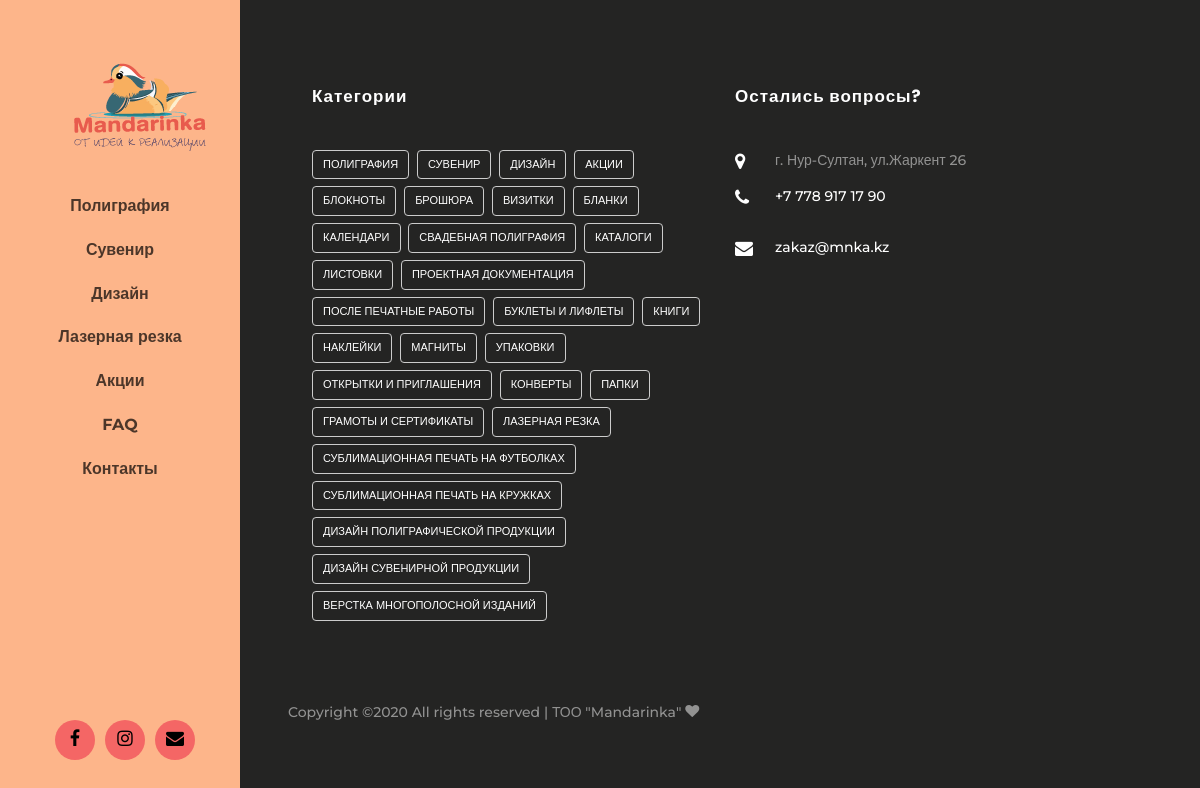
The page /category/suvenir/ on the database its author committed.
### menu/models.py (models this page shows, shortened)
class MenuItem(MPTTModel):
    title = models.CharField(_("Название пункта меню на сайте"), max_length=255)
    slug = models.CharField(_("Url"), max_length=255)
    parent = TreeForeignKey(
        'self',
        verbose_name=_("Родительский пункт"),
        on_delete=models.CASCADE,
        null=True,
        blank=True,
        related_name='children'
    )
    menu = models.ForeignKey('Menu', verbose_name=_("Меню"), on_delete=models.CASCADE)
    sort = models.PositiveIntegerField(_('Порядок'), default=0)
    published = models.BooleanField(_("Отображать?"), default=True)
    class Meta:
        verbose_name = _("Пункт меню")
        verbose_name_plural = _("Пункты меню")
    class MPTTMeta:
        order_insertion_by = ('sort',)

### blog/models.py (models this page shows, shortened)
class Category(MPTTModel):
    name = models.CharField("Название категории", max_length=100)
    slug = models.SlugField("url", max_length=100, unique=True)
    parent = TreeForeignKey(
        'self',
        verbose_name="Родительская категория",
        on_delete=models.CASCADE,
        null=True,
        blank=True,
        related_name='children'
    )
    published = models.BooleanField("отображать?", default=True)
    sort = models.PositiveIntegerField('порядок', default=0)
    class Meta:
        verbose_name = 'Категория'
        verbose_name_plural = 'Категории'
    class MPTTMeta:
        order_insertion_by = ('sort',)
    def get_absolute_url(self):
        return reverse('blog:category', kwargs={'category_slug': self.slug})

### blog/views.py (the view)
# urls.py: path('', views.PostListView.as_view(), name='home'),
class PostListView(View):
    def get_queryset(self):
        return Post.objects.filter(published=True, published_date__lte=datetime.now())
    def get(self, request, category_slug=None, tag_slug=None):
        categories = Category.objects.filter(published=True)
        menu = MenuItem.objects.filter(published=True)
        if category_slug is not None:
            posts = self.get_queryset().filter(category__slug=category_slug, category__published=True)
        elif tag_slug is not None:
            posts = self.get_queryset().filter(tags__slug=tag_slug, tags__published=True)
        else:
            posts = self.get_queryset()
        context = {
            'categories': categories,
            'post_list': posts,
            'menu': menu,
        }
        return render(request, 'blog/home.html', context)

### templates/blog/home.html (shortened to what this page needs)
{% extends 'base.html' %}

### templates/base.html (shortened to what this page needs)
{% load static %}
<!DOCTYPE html>
<html lang="ru">
<head>
    <link rel="stylesheet" href="{% static 'css/open-iconic-bootstrap.min.css' %}">
    <link rel="stylesheet" href="{% static 'css/animate.css' %}">
    <link rel="stylesheet" href="{% static 'css/owl.carousel.min.css' %}">
    <link rel="stylesheet" href="{% static 'css/owl.theme.default.min.css' %}">
    <link rel="stylesheet" href="{% static 'css/magnific-popup.css' %}">
    <link rel="stylesheet" href="{% static 'css/aos.css' %}">
    <link rel="stylesheet" href="{% static 'css/ionicons.min.css' %}">
    <link rel="stylesheet" href="{% static 'css/bootstrap-datepicker.css' %}">
    <link rel="stylesheet" href="{% static 'css/jquery.timepicker.css' %}">
    <link rel="stylesheet" href="{% static 'css/flaticon.css' %}">
    <link rel="stylesheet" href="{% static 'css/icomoon.css' %}">
    <link rel="stylesheet" href="{% static 'css/style.css' %}">
</head>
<body>
<div id="colorlib-page">
   {% load static %}
<aside id="colorlib-aside" role="complementary" class="js-fullheight text-center">
			<h1 id="colorlib-logo"><a href="{% url 'blog:home' %}" ><img src="{% static 'images/logo.png' %}" alt="" ></a></h1>
			<nav id="colorlib-main-menu" role="navigation">
				<ul>
                    {% for m in menu %}
					<li><a href="{{ m.slug }}">{{ m.title }}</a></li>
                    {% endfor %}
				</ul>
			</nav>
			<div class="colorlib-footer">
					<div class="d-flex justify-content-center">
					<ul class="d-flex align-items-center">
						<li class="d-flex align-items-center jusitfy-content-center"><a href="#"><i class="icon-facebook"></i></a></li>
						<li class="d-flex align-items-center jusitfy-content-center"><a href="#"><i class="icon-instagram"></i></a></li>
						<li class="d-flex align-items-center jusitfy-content-center"><a href="#"><i class="icon-envelope"></i></a></li>
					</ul>
				</div>
			</div>
		</aside>
    <div id="colorlib-main">
        <footer class="ftco-footer ftco-bg-dark ftco-section">
            <div class="container px-md-5">
                <div class="row mb-5">
                    <div class="col-md">
                        <div class="ftco-footer-widget mb-4 ml-md-4">
                            <h2 class="ftco-heading-2">Категории</h2>
                            <ul class="tagcloud">
                            {% for category in categories %}
                                <a href="{{ category.get_absolute_url }}" class="text-white">{{ category.name }}</a>
                            {% endfor %}
                            </ul>
                        </div>
                    </div>
                    <div class="col-md">
                        <div class="ftco-footer-widget mb-4">
                            <h2 class="ftco-heading-2">Остались вопросы?</h2>
                            <div class="block-23 mb-3">
                                <ul>
                                    <li><span class="icon icon-map-marker"></span><span class="text">г. Нур-Султан, ул.Жаркент 26</span>
                                    </li>
                                    <li><a href="#"><span class="icon icon-phone"></span><span class="text">+7 778 917 17 90</span></a>
                                    </li>
                                    <li><a href="#"><span class="icon icon-envelope"></span><span class="text">zakaz@mnka.kz</span></a>
                                    </li>
                                </ul>
                            </div>
                        </div>
                    </div>
                </div>
                <div class="row">
                    <div class="col-md-12">
                        <p>
                            Copyright &copy;<script>document.write(new Date().getFullYear());</script>
                            All rights reserved | ТОО "Mandarinka" <i class="icon-heart"
                                                                                aria-hidden="true"></i>
                            </p>
                    </div>
                </div>
            </div>
        </footer>
    </div>
</body>
</html>

### static/css/icomoon.css (style rules this page uses)
[class^="icon-"], [class*=" icon-"] { font-family: 'icomoon' !important; speak: none; font-style: normal; font-weight: normal; font-variant: normal; text-transform: none; line-height: 1; -webkit-font-smoothing: antialiased; -moz-osx-font-smoothing: grayscale; }
.icon-heart:before { content: "\f004"; }
.icon-map-marker:before { content: "\f041"; }
.icon-phone:before { content: "\f095"; }
.icon-facebook:before { content: "\f09a"; }
.icon-envelope:before { content: "\f0e0"; }
.icon-instagram:before { content: "\f16d"; }

### rows shown on the page
MenuItem: title "Полиграфия"
MenuItem: title "Сувенир"
MenuItem: title "Дизайн"
MenuItem: title "Лазерная резка"
MenuItem: title "Акции"
MenuItem: title "FAQ"
MenuItem: title "Контакты"
Category: name "ПОЛИГРАФИЯ"
Category: name "СУВЕНИР"
Category: name "ДИЗАЙН"
Category: name "АКЦИИ"
Category: name "БЛОКНОТЫ"
Category: name "БРОШЮРА"
Category: name "ВИЗИТКИ"
Category: name "БЛАНКИ"
Category: name "КАЛЕНДАРИ"
Category: name "СВАДЕБНАЯ ПОЛИГРАФИЯ"
Category: name "КАТАЛОГИ"
Category: name "ЛИСТОВКИ"
Category: name "ПРОЕКТНАЯ ДОКУМЕНТАЦИЯ"
Category: name "ПОСЛЕ ПЕЧАТНЫЕ РАБОТЫ"
Category: name "БУКЛЕТЫ И ЛИФЛЕТЫ"
Category: name "КНИГИ"
Category: name "НАКЛЕЙКИ"
Category: name "МАГНИТЫ"
Category: name "УПАКОВКИ"
Category: name "ОТКРЫТКИ И ПРИГЛАШЕНИЯ"
Category: name "КОНВЕРТЫ"
Category: name "ПАПКИ"
Category: name "ГРАМОТЫ И СЕРТИФИКАТЫ"
Category: name "ЛАЗЕРНАЯ РЕЗКА"
Category: name "СУБЛИМАЦИОННАЯ ПЕЧАТЬ НА ФУТБОЛКАХ"
Category: name "СУБЛИМАЦИОННАЯ ПЕЧАТЬ НА КРУЖКАХ"
Category: name "ДИЗАЙН ПОЛИГРАФИЧЕСКОЙ ПРОДУКЦИИ"
Category: name "ДИЗАЙН СУВЕНИРНОЙ ПРОДУКЦИИ"
Category: name "ВЕРСТКА МНОГОПОЛОСНОЙ ИЗДАНИЙ"
